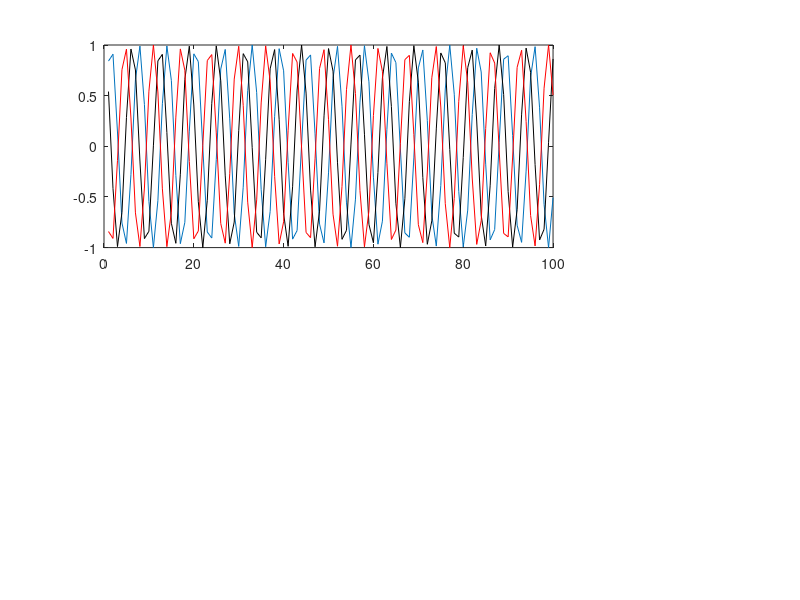

Recreate this plot in MATLAB. (Note: this script raises an error after producing the figure.)
%% PARTICLE MOTION DEVELOPMENT
function PARTICLE_MOTION_4B

%% Stub data


x = 1:100;
y1 = sin(x); y2 = cos(x); y3 = -sin(x);


%% Initialize Figure


f = figure;


%% Plot data


    % Define space for waveforms & plot
sp(1) = subplot(2,4,[1:3]);
plot(x,y1); hold on; plot(x,y2,'k'); plot(x,y3,'r');

    % Define zoom axes and callbacks
wp_xlim = 1:length(y1);
zh = zoom(sp(1));
zh.Motion = 'horizontal';
zh.ActionPostCallBack = @waveformZoom;
zh.Enable = 'on';

    % Define space for N/E particle motion & plot
sp(2) = subplot(2,3,4); plot(y1(wp_xlim),y2(wp_xlim));
axis square

    % Define space for Z/E particle motion & plot
sp(3) = subplot(2,3,5); plot(y1(wp_xlim),y3(wp_xlim));
axis square

    % Define space for Z/N particle motion & plot
sp(4) = subplot(2,3,6); plot(y2(wp_xlim),y3(wp_xlim));
axis square

%% Callback Functions


function waveformZoom(obj, eventdata)
    
    max_data_length = length(obj.Children(4).Children(3).XData)
        % returns the x limits of the waveform panel in vector format,
        % e.g., [0 100]
    waveform_xlim = round(eventdata.Axes.XLim)
    
        % return the appropriate vector length to resize the data to
    if waveform_xlim(1) < 1, waveform_xlim(1) = 1; end; % minimum position value is 1
    if waveform_xlim(2) > max_data_length, waveform_xlim(2) = max_data_length; end; % sets maximum position value
    data_range = waveform_xlim(1):waveform_xlim(2) % e.g., 1:100

        % cuts the data from one of the particle motion axes down to the
        % proper size
    x_ = obj.Children(1).Children.XData;
    y_ = obj.Children(1).Children.YData;
    x_ = x_(data_range)
    y_ = y_(data_range)
    
    
end

end